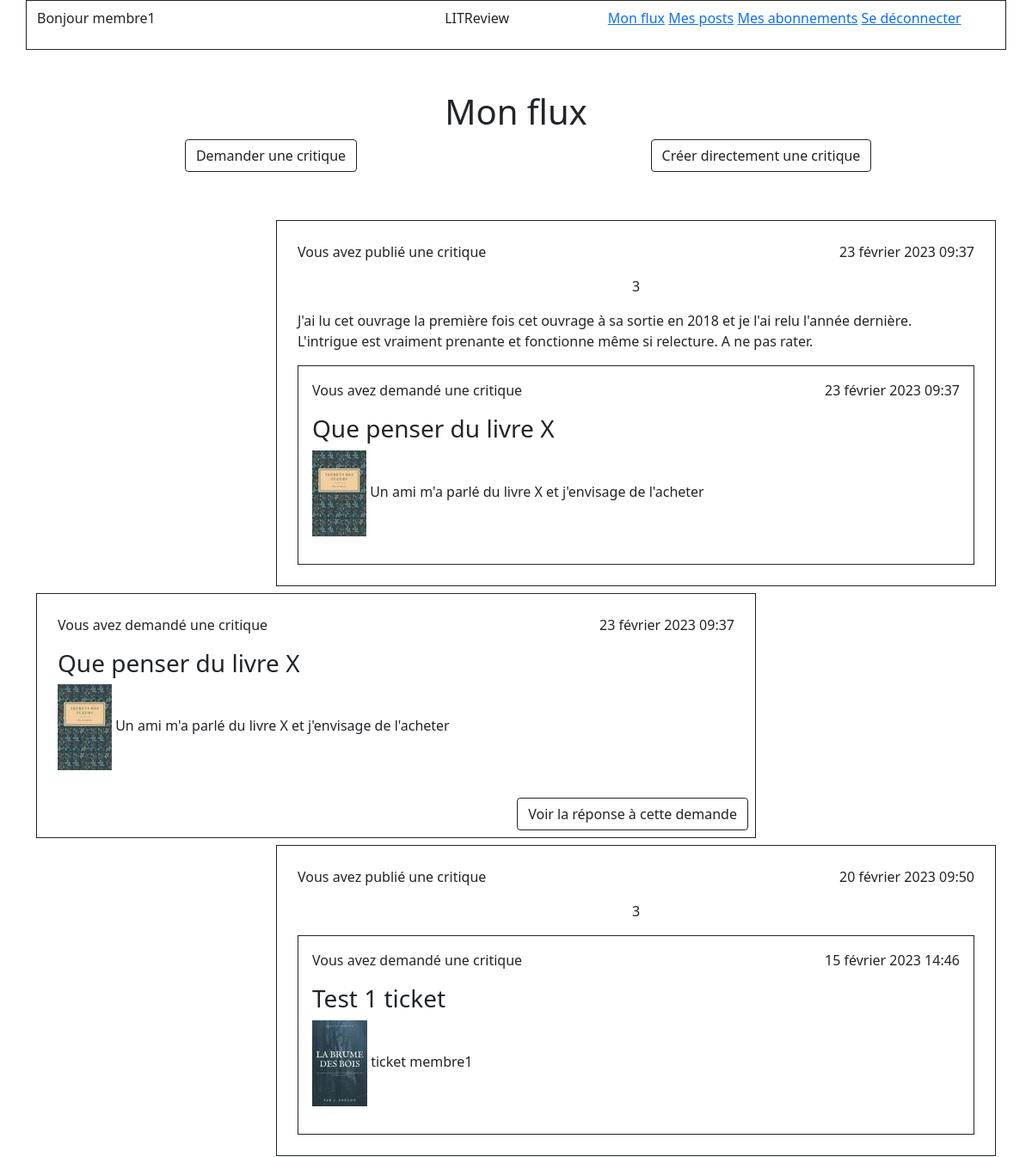
/flow (signed in, upper part), run on an earlier commit of the app's database.
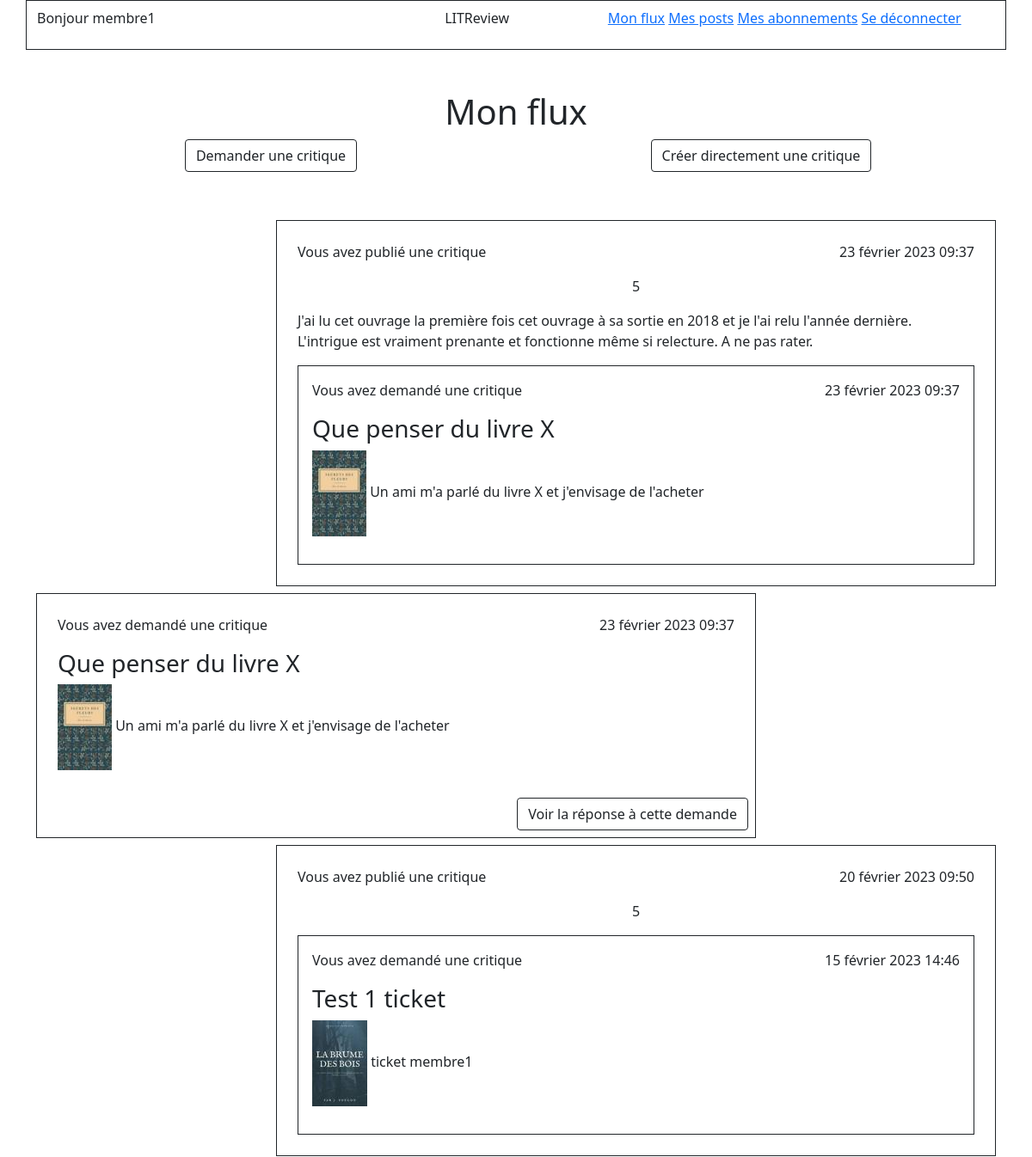
And on a later commit of the database.
### feed/models.py (models this page shows, shortened)
class Review(models.Model):
    objects = models.Manager()
    ticket = models.OneToOneField(
        Ticket,
        on_delete=models.CASCADE,
        related_name='ticket_review',
        primary_key=False
    )
    rating = models.PositiveSmallIntegerField(
       validators=[MinValueValidator(0), MaxValueValidator(5)]
    )
    user = models.ForeignKey(
        settings.AUTH_USER_MODEL,
        on_delete=models.CASCADE
    )
    headline = models.CharField(max_length=128)
    body = models.TextField(max_length=8192, blank=True)
    time_created = models.DateTimeField(auto_now_add=True)

class Ticket(models.Model):
    objects = models.Manager()
    title = models.CharField(max_length=128)
    description = models.TextField(max_length=2048, blank=True)
    user = models.ForeignKey(
        to=settings.AUTH_USER_MODEL,
        on_delete=models.CASCADE
    )
    image = models.ImageField(null=True, blank=True)
    time_created = models.DateTimeField(auto_now_add=True)
    IMAGE_MAX_SIZE = (100, 100)

### authentication/models.py (models this page shows)
class User(AbstractUser):
    SUBSCRIBER = "Membre"
    followed_members = models.ManyToManyField(
        settings.AUTH_USER_MODEL,
        through="UserFollows",
        related_name="followed"
    )

### feed/views.py (the view)
# urls.py: path('flow', views.flow, name='my-flow'),
@login_required
def flow(request):
    tickets = get_users_viewable_tickets(request.user)
    tickets = tickets.annotate(content_type=Value('TICKET', CharField()))
    reviews = get_users_viewable_reviews(request.user)
    reviews = reviews.annotate(content_type=Value('REVIEW', CharField()))
    posts = sorted(
        chain(tickets, reviews),
        key=lambda post: post.time_created,
        reverse=True
    )
    return render(request, 'feed/flow.html', context={'posts': posts})

### feed/templatetags/feed_extras.py (called while the page is built)
@register.simple_tag(takes_context=True)
def get_user_display(context, user):
    if user == context['user']:
        return "Vous avez"
    return f"{user.username} a"

### feed/views.py (called while the page is built)
def get_users_viewable_tickets(user):
    viewable_tickets = Ticket.objects.filter(
        Q(user=user) | Q(user__in=user.followed_members.all())
    )
    return viewable_tickets

def get_users_viewable_reviews(user):
    viewable_reviews = Review.objects.filter(
        Q(user=user) | Q(user__in=user.followed_members.all())
    )
    return viewable_reviews

### feed/templates/feed/flow.html
{% extends "base.html" %}
{% block content %}
    <h1 class="text-center">Mon flux</h1>
    <div>
        <div class="row">
            <div class="col-6 text-center">
                <a class="btn btn-outline-dark"
                   href="{% url 'feed:ticket-create' %}">Demander une critique</a>
            </div>
            <div class="col-6 text-center">
                <a class="btn btn-outline-dark" href="{% url 'feed:review-direct-create' %}">Créer directement une critique</a>
            </div>
        </div>
    </div>
    <div class="d-flex flex-column my-5">
        {% for post in posts %}
                {% if post.content_type == 'TICKET' %}
                    <div class="align-self-start border border-dark mt-2 p-2 w-75">
                        {% include 'feed/ticket_detail.html' with ticket=post %}
                        <div class="text-end">
                            {% include 'feed/review_check.html' with post=post %}
                        </div>
                    </div>
                {% elif post.content_type == 'REVIEW' %}
                    <div
                            class="align-self-end border border-dark mt-2 p-2 w-75">
                        {% include 'feed/review_detail.html' with review=post %}
                    </div>
                {% endif %}
        {% endfor %}
    </div>
{% endblock content %}

### feed/templates/feed/review_detail.html
{% load feed_extras %}
{% block content %}
    <div class="p-3">
        <div class="row">
            <div class="col text-start">
                <p>{% get_user_display user=review.user %} publié une critique</p>
            </div>
            <div class="col text-end">
                <p>{{ review.time_created }}</p>
            </div>
        </div>
            <p class="text-center">{{ review.rating }}</p>
            <p>{{ review.body }}</p>
            <div class="border border-dark">
                {% include 'feed/ticket_detail.html' with ticket=review.ticket %}
            </div>
    </div>
{% endblock content %}

### feed/templates/feed/ticket_detail.html
{% load feed_extras %}
<div class="p-3">
    <div class="row">
        <div class="col text-start">
            <p>{% get_user_display user=ticket.user %} demandé une critique</p>
        </div>
        <div class="col text-end">
            <p>{{ ticket.time_created }}</p>
        </div>
    </div>
    <h3>{{ ticket.title }}</h3>
    <p>
        {% if ticket.image %}
            <img src="{{ ticket.image.url }}">
        {% endif %}
        {{ ticket.description }}
    </p>
</div>

What changed in the data, as far as the page shows it:
changed Review "23 février 2023 09:37": rating "3" → "5"
changed Review "20 février 2023 09:50": rating "3" → "5"
